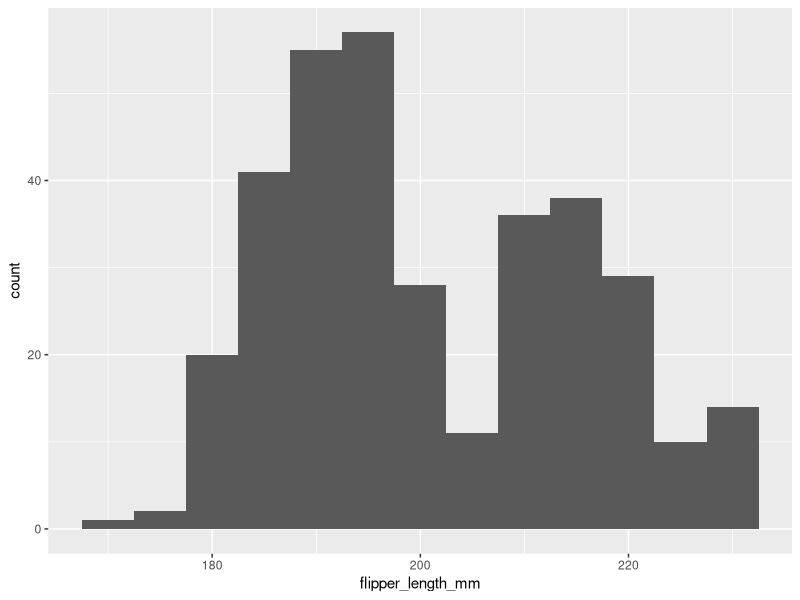
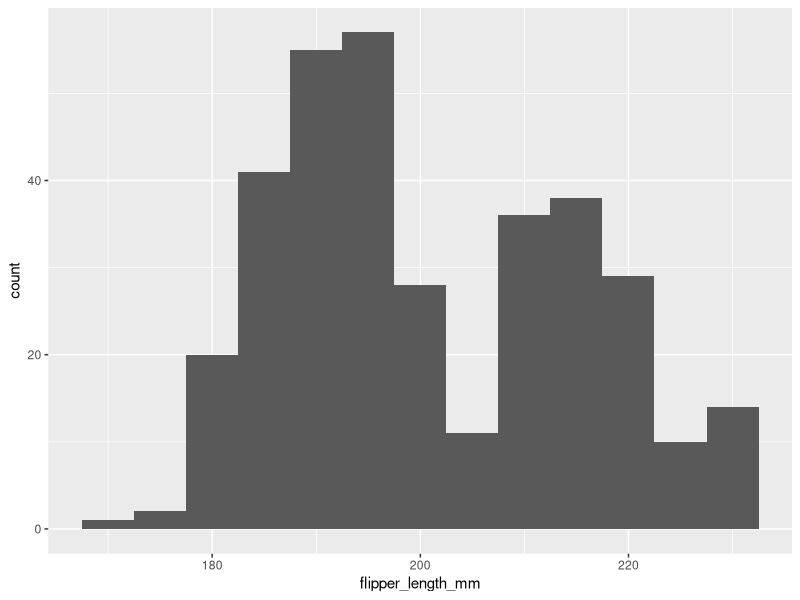

Write R code to recreate these figures, in order.

            library(ggplot2)
            library(palmerpenguins)
            built_answer <- tryCatch(
                {
                    set.seed(42)
                    ggplot(penguins, aes(x = flipper_length_mm)) + geom_histogram(binwidth = 5)
                    suppressWarnings(
                        if (!file.exists("/sandbox/figures/flipper-length_histogram_answer.png")) {
                            ggsave(
                                width = 3,
                                height = 3,
                                "/sandbox/figures/flipper-length_histogram_answer.png"
                            )
                        }
                    )
                    suppressWarnings(
                        ggplot_build(last_plot())
                    )
                },
                error = function(e) {
                    'ERROR'
                }
            )
            built_submission <- tryCatch(
                {
                    set.seed(42)
                    ggplot(penguins, aes(x = flipper_length_mm)) + geom_histogram(binwidth = 5)
                    suppressWarnings(
                        ggsave(
                            width = 3,
                            height = 3,
                            "figures/flipper-length_histogram_submission_ministral.png"
                        )
                    )
                    suppressWarnings(
                        ggplot_build(last_plot())
                    )
                },
                error = function(e) {
                    'ERROR'
                }
            )
            cat(isTRUE(all.equal(built_answer, built_submission)))
        
